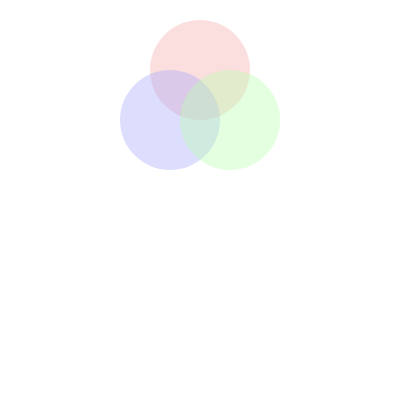
Frame 1 (no input)
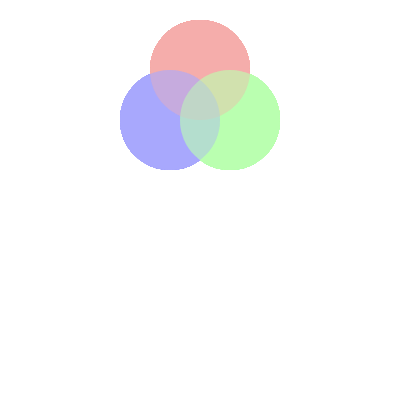
Frame 60 (no input)
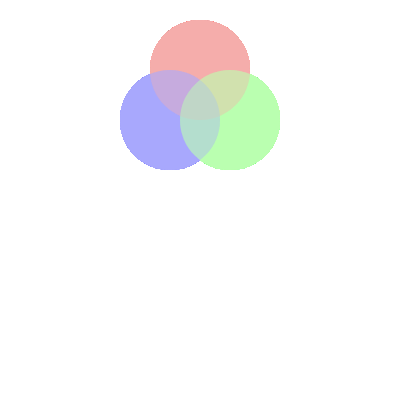
Frame 120 (the mouse pressed at the canvas centre since frame 60)

The p5.js sketch that drew these frames (run headless with seeded random() and noise() and a simulated clock; from frame 60 on, the mouse is pressed at the canvas centre):

// p5.js sketch
// ── sketch.js
function setup() {
    createCanvas(400, 400);
    colorMode(RGB);
    blendMode(BLEND);
}

function draw() {
    //background(0, 0, 100);
    push();
    noStroke();
    fill(244, 173, 171, 100);
    ellipse(200, 70, 100, 100);
    pop();
    push();
    noStroke();
    fill(169, 168, 251, 100);
    ellipse(170, 120, 100, 100);
    pop();
    push();
    noStroke();
    fill(187, 254, 175, 100);
    ellipse(230, 120, 100, 100);
    pop();
}
